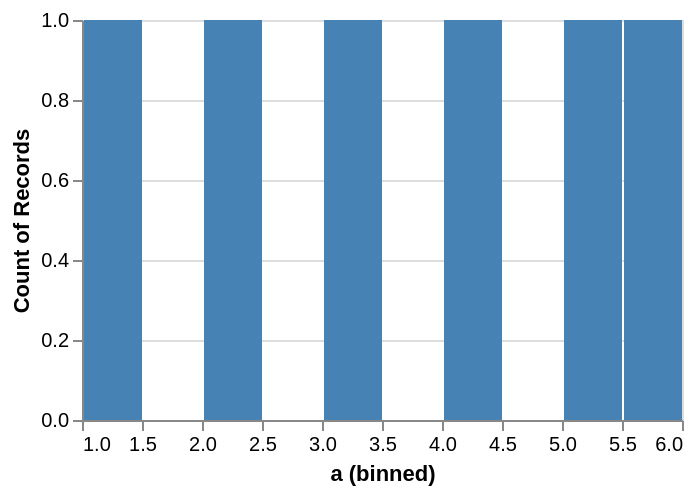

The Vega-Lite source for this figure:
### Vega-Lite specification from a JSON file in a GitHub repository (floating-point values rounded to 4 significant figures)
{"$schema": "https://vega.github.io/schema/vega-lite/v6.json", "data": {"values": [{"a": 1, "b": 3, "c": "x", "d": "2020-01-01"}, {"a": 2, "b": 5, "c": "y", "d": "2020-03-01"}, {"a": 3, "b": 2, "c": "x", "d": "2020-06-01"}, {"a": 4, "b": 6, "c": "z", "d": "2020-09-01"}, {"a": 5, "b": 4, "c": "y", "d": "2021-01-01"}, {"a": 6, "b": 7, "c": "z", "d": "2021-04-01"}]}, "width": 300, "height": 200, "params": [{"name": "pick", "select": {"type": "point", "encodings": ["x"]}}], "mark": "bar", "encoding": {"x": {"field": "a", "type": "quantitative", "bin": true}, "y": {"aggregate": "count", "type": "quantitative"}, "color": {"condition": {"param": "pick", "value": "steelblue"}, "value": "lightgray"}}}
